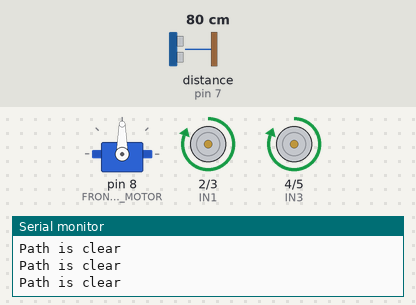
Simulated run of this program. Board: Arduino Uno, built with avr-gcc and run on an emulated ATmega328P. Shown: servo, motor-driver pin pairs drawn as motors (green arrow = first pin HIGH = forward, orange = second pin HIGH = backward, longer = more drive), the last lines printed to the serial monitor. Wiring (inferred from the names in the program): ultrasonic range finder: trigger pin 6; echo pin 7. The inputs (shaded band) are chosen by the test bench; at power-on: distance to the obstacle (sensor on pin 7) 80 cm. The echo pulse lasts 58.3 µs per cm.

Above: at 1.2 s.
1.3 s: distance to the obstacle (sensor on pin 7) set to 33 cm
2.8 s: distance to the obstacle (sensor on pin 7) set to 26 cm
At 3.8 s:
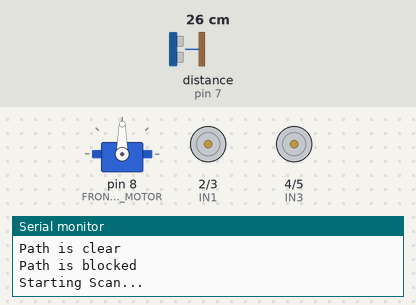
4.3 s: distance to the obstacle (sensor on pin 7) set to 35 cm
At 6.2 s:
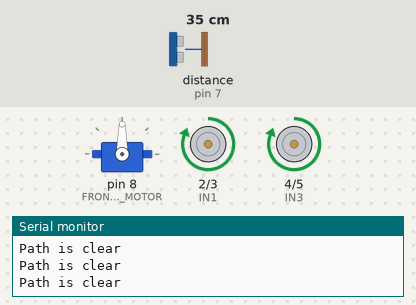
6.5 s: distance to the obstacle (sensor on pin 7) set to 2 cm
At 7.6 s:
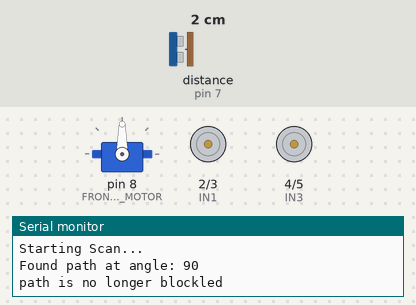
Timing chart, 0 to 9.0 s (numbered marks = the images above; inputs shaded):
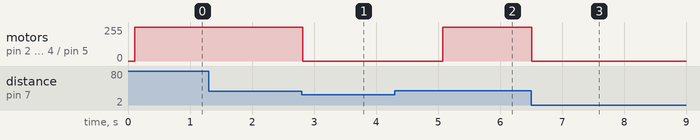

The program:

main.cpp
```cpp
#include <Arduino.h>
#include <Sonar.cpp>
#include <Mobility.cpp>
#include "pins.cpp"

Wheels wheels(IN1, IN2, IN3, IN4);
Sonar sonar(SONAR_TRIG_PIN, SONAR_ECHO_PIN);
Servo pathScannerMotor;
PathScanner pathScanner(pathScannerMotor, sonar);

void setup()
{
  Serial.begin(9600);

  pinMode(IN1, OUTPUT);
  pinMode(IN2, OUTPUT);
  pinMode(IN3, OUTPUT);
  pinMode(IN4, OUTPUT);

  pinMode(SONAR_TRIG_PIN, OUTPUT);
  pinMode(SONAR_ECHO_PIN, INPUT);

  pathScannerMotor.attach(FRONT_SONAR_MOTOR);
}

void avoidObsticle()
{
  wheels.stop();

  Serial.println("Path is blocked");
  Serial.println("Starting Scan...");
  int bestAngle = pathScanner.findBestUnblockedPath();
  Serial.print("Found path at angle: ");
  Serial.println(bestAngle);

  if (bestAngle == 90)
  {
    Serial.println("path is no longer blockled");
  }
  else if (bestAngle > 90)
  {
    Serial.println("turingi right");
    wheels.right();
    delay(300);
  }
  else
  {
    Serial.println("turingi left");
    wheels.left();
    delay(300);
  }
}

void loop()
{

  if (pathScanner.pathIsBlocked())
  {
    avoidObsticle();
  }
  else
  {
    Serial.println("Path is clear");
    wheels.forward();
  }
}
```

pins.cpp
```cpp
#define IN1 2
#define IN2 3
#define IN3 4
#define IN4 5

#define SONAR_TRIG_PIN 6
#define SONAR_ECHO_PIN 7

#define FRONT_SONAR_MOTOR 8
```

Measured:
- the behaviour switches between 31 and 30 cm on distance to the obstacle (sensor on pin 7) (found by bisection; images 0 and 1)
- after the input at 2.8 s, motor on pin 2 (IN1) / pin 3 (IN2), motor on pin 4 (IN3) / pin 5 (IN4): forward 255/255 → stopped at once
- after the input at 4.3 s, motor on pin 2 (IN1) / pin 3 (IN2), motor on pin 4 (IN3) / pin 5 (IN4): stopped → forward 255/255 after 0.77 s
- after the input at 6.5 s, motor on pin 2 (IN1) / pin 3 (IN2), motor on pin 4 (IN3) / pin 5 (IN4): forward 255/255 → stopped at once
